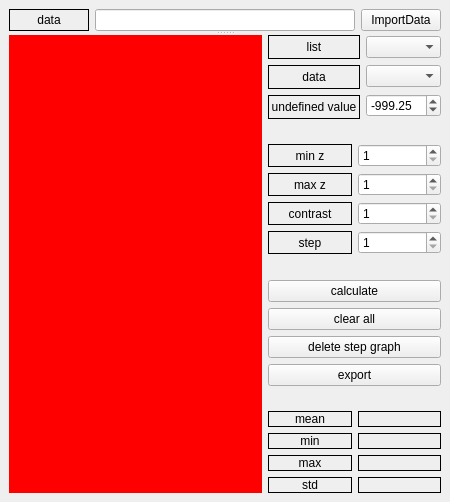
<?xml version="1.0" encoding="UTF-8"?>
<ui version="4.0">
 <class>MainWindow</class>
 <widget class="QMainWindow" name="MainWindow">
  <property name="geometry">
   <rect>
    <x>0</x>
    <y>0</y>
    <width>450</width>
    <height>502</height>
   </rect>
  </property>
  <property name="minimumSize">
   <size>
    <width>450</width>
    <height>500</height>
   </size>
  </property>
  <property name="windowTitle">
   <string>PracticePythonWindow</string>
  </property>
  <widget class="QWidget" name="centralwidget">
   <property name="styleSheet">
    <string notr="true"/>
   </property>
   <layout class="QGridLayout" name="gridLayout_4">
    <item row="0" column="0">
     <widget class="QSplitter" name="splitter">
      <property name="orientation">
       <enum>Qt::Orientation::Vertical</enum>
      </property>
      <widget class="QWidget" name="horizontalLayoutWidget_3">
       <layout class="QHBoxLayout" name="horizontalLayout_3">
        <item>
         <widget class="QLabel" name="label">
          <property name="minimumSize">
           <size>
            <width>80</width>
            <height>11</height>
           </size>
          </property>
          <property name="frameShape">
           <enum>QFrame::Shape::Box</enum>
          </property>
          <property name="text">
           <string>data</string>
          </property>
          <property name="alignment">
           <set>Qt::AlignmentFlag::AlignCenter</set>
          </property>
         </widget>
        </item>
        <item>
         <widget class="QLineEdit" name="lineEdit_data"/>
        </item>
        <item>
         <widget class="QPushButton" name="PB_Import_Data">
          <property name="text">
           <string>ImportData</string>
          </property>
         </widget>
        </item>
       </layout>
      </widget>
      <widget class="QWidget" name="horizontalLayoutWidget_4">
       <layout class="QHBoxLayout" name="horizontalLayout_4" stretch="3,1">
        <item>
         <widget class="QWidget" name="widget" native="true">
          <property name="minimumSize">
           <size>
            <width>212</width>
            <height>450</height>
           </size>
          </property>
          <property name="styleSheet">
           <string notr="true">background-color:red;</string>
          </property>
         </widget>
        </item>
        <item>
         <layout class="QVBoxLayout" name="verticalLayout_8">
          <property name="spacing">
           <number>6</number>
          </property>
          <property name="sizeConstraint">
           <enum>QLayout::SizeConstraint::SetMinimumSize</enum>
          </property>
          <item>
           <layout class="QHBoxLayout" name="horizontalLayout_5">
            <item>
             <layout class="QVBoxLayout" name="verticalLayout_10">
              <item>
               <widget class="QLabel" name="LB_list">
                <property name="minimumSize">
                 <size>
                  <width>92</width>
                  <height>24</height>
                 </size>
                </property>
                <property name="frameShape">
                 <enum>QFrame::Shape::Box</enum>
                </property>
                <property name="text">
                 <string>list</string>
                </property>
                <property name="alignment">
                 <set>Qt::AlignmentFlag::AlignCenter</set>
                </property>
               </widget>
              </item>
              <item>
               <widget class="QLabel" name="LB_data">
                <property name="minimumSize">
                 <size>
                  <width>92</width>
                  <height>24</height>
                 </size>
                </property>
                <property name="frameShape">
                 <enum>QFrame::Shape::Box</enum>
                </property>
                <property name="text">
                 <string>data</string>
                </property>
                <property name="alignment">
                 <set>Qt::AlignmentFlag::AlignCenter</set>
                </property>
               </widget>
              </item>
              <item>
               <widget class="QLabel" name="LB_undef_val">
                <property name="minimumSize">
                 <size>
                  <width>92</width>
                  <height>24</height>
                 </size>
                </property>
                <property name="frameShape">
                 <enum>QFrame::Shape::Box</enum>
                </property>
                <property name="text">
                 <string>undefined value</string>
                </property>
                <property name="alignment">
                 <set>Qt::AlignmentFlag::AlignCenter</set>
                </property>
               </widget>
              </item>
             </layout>
            </item>
            <item>
             <layout class="QVBoxLayout" name="verticalLayout_2">
              <item>
               <widget class="QComboBox" name="CB_list_choose"/>
              </item>
              <item>
               <widget class="QComboBox" name="CB_data_choose"/>
              </item>
              <item>
               <widget class="QDoubleSpinBox" name="doubleSpinBox_2">
                <property name="minimum">
                 <double>-1000.000000000000000</double>
                </property>
                <property name="maximum">
                 <double>1000.000000000000000</double>
                </property>
                <property name="value">
                 <double>-999.250000000000000</double>
                </property>
               </widget>
              </item>
             </layout>
            </item>
           </layout>
          </item>
          <item>
           <spacer name="verticalSpacer_3">
            <property name="orientation">
             <enum>Qt::Orientation::Vertical</enum>
            </property>
            <property name="sizeHint" stdset="0">
             <size>
              <width>20</width>
              <height>40</height>
             </size>
            </property>
           </spacer>
          </item>
          <item>
           <layout class="QHBoxLayout" name="horizontalLayout_2">
            <item>
             <layout class="QVBoxLayout" name="verticalLayout_5">
              <item>
               <widget class="QLabel" name="LB_MinZ">
                <property name="frameShape">
                 <enum>QFrame::Shape::Box</enum>
                </property>
                <property name="text">
                 <string>min z</string>
                </property>
                <property name="alignment">
                 <set>Qt::AlignmentFlag::AlignCenter</set>
                </property>
               </widget>
              </item>
              <item>
               <widget class="QLabel" name="LB_MaxZ">
                <property name="frameShape">
                 <enum>QFrame::Shape::Box</enum>
                </property>
                <property name="text">
                 <string>max z</string>
                </property>
                <property name="alignment">
                 <set>Qt::AlignmentFlag::AlignCenter</set>
                </property>
               </widget>
              </item>
              <item>
               <widget class="QLabel" name="LB_contrast">
                <property name="frameShape">
                 <enum>QFrame::Shape::Box</enum>
                </property>
                <property name="text">
                 <string>contrast</string>
                </property>
                <property name="alignment">
                 <set>Qt::AlignmentFlag::AlignCenter</set>
                </property>
               </widget>
              </item>
              <item>
               <widget class="QLabel" name="LB_Step">
                <property name="frameShape">
                 <enum>QFrame::Shape::Box</enum>
                </property>
                <property name="text">
                 <string>step</string>
                </property>
                <property name="alignment">
                 <set>Qt::AlignmentFlag::AlignCenter</set>
                </property>
               </widget>
              </item>
             </layout>
            </item>
            <item>
             <layout class="QVBoxLayout" name="verticalLayout_6">
              <item>
               <widget class="QSpinBox" name="SB_Min_Z">
                <property name="minimum">
                 <number>1</number>
                </property>
                <property name="maximum">
                 <number>100000</number>
                </property>
               </widget>
              </item>
              <item>
               <widget class="QSpinBox" name="SB_Max_Z">
                <property name="minimum">
                 <number>1</number>
                </property>
                <property name="maximum">
                 <number>100000</number>
                </property>
               </widget>
              </item>
              <item>
               <widget class="QSpinBox" name="SB_Contrast">
                <property name="minimum">
                 <number>1</number>
                </property>
                <property name="maximum">
                 <number>100000</number>
                </property>
               </widget>
              </item>
              <item>
               <widget class="QSpinBox" name="SB_Step">
                <property name="minimum">
                 <number>1</number>
                </property>
                <property name="maximum">
                 <number>100000</number>
                </property>
               </widget>
              </item>
             </layout>
            </item>
           </layout>
          </item>
          <item>
           <spacer name="verticalSpacer_2">
            <property name="orientation">
             <enum>Qt::Orientation::Vertical</enum>
            </property>
            <property name="sizeHint" stdset="0">
             <size>
              <width>20</width>
              <height>40</height>
             </size>
            </property>
           </spacer>
          </item>
          <item>
           <layout class="QVBoxLayout" name="verticalLayout_7">
            <item>
             <layout class="QVBoxLayout" name="verticalLayout_11">
              <item>
               <widget class="QPushButton" name="PB_Calculate">
                <property name="text">
                 <string>calculate</string>
                </property>
               </widget>
              </item>
              <item>
               <widget class="QPushButton" name="PB_clear_all">
                <property name="text">
                 <string>clear all</string>
                </property>
               </widget>
              </item>
              <item>
               <widget class="QPushButton" name="PB_delete_step_graph">
                <property name="text">
                 <string>delete step graph</string>
                </property>
               </widget>
              </item>
              <item>
               <widget class="QPushButton" name="PB_Export">
                <property name="text">
                 <string>export</string>
                </property>
               </widget>
              </item>
              <item>
               <spacer name="verticalSpacer">
                <property name="orientation">
                 <enum>Qt::Orientation::Vertical</enum>
                </property>
                <property name="sizeHint" stdset="0">
                 <size>
                  <width>20</width>
                  <height>40</height>
                 </size>
                </property>
               </spacer>
              </item>
             </layout>
            </item>
            <item>
             <layout class="QHBoxLayout" name="horizontalLayout">
              <item>
               <layout class="QVBoxLayout" name="verticalLayout_3">
                <item>
                 <widget class="QLabel" name="LB_Mean">
                  <property name="frameShape">
                   <enum>QFrame::Shape::Box</enum>
                  </property>
                  <property name="text">
                   <string>mean</string>
                  </property>
                  <property name="alignment">
                   <set>Qt::AlignmentFlag::AlignCenter</set>
                  </property>
                 </widget>
                </item>
                <item>
                 <widget class="QLabel" name="LB_Min">
                  <property name="frameShape">
                   <enum>QFrame::Shape::Box</enum>
                  </property>
                  <property name="text">
                   <string>min</string>
                  </property>
                  <property name="alignment">
                   <set>Qt::AlignmentFlag::AlignCenter</set>
                  </property>
                 </widget>
                </item>
                <item>
                 <widget class="QLabel" name="LB_Max">
                  <property name="frameShape">
                   <enum>QFrame::Shape::Box</enum>
                  </property>
                  <property name="text">
                   <string>max</string>
                  </property>
                  <property name="alignment">
                   <set>Qt::AlignmentFlag::AlignCenter</set>
                  </property>
                 </widget>
                </item>
                <item>
                 <widget class="QLabel" name="LB_Std">
                  <property name="frameShape">
                   <enum>QFrame::Shape::Box</enum>
                  </property>
                  <property name="text">
                   <string>std</string>
                  </property>
                  <property name="alignment">
                   <set>Qt::AlignmentFlag::AlignCenter</set>
                  </property>
                 </widget>
                </item>
               </layout>
              </item>
              <item>
               <layout class="QVBoxLayout" name="verticalLayout_4">
                <item>
                 <widget class="QLabel" name="LB_Mean_Val">
                  <property name="frameShape">
                   <enum>QFrame::Shape::Box</enum>
                  </property>
                  <property name="text">
                   <string/>
                  </property>
                  <property name="alignment">
                   <set>Qt::AlignmentFlag::AlignCenter</set>
                  </property>
                 </widget>
                </item>
                <item>
                 <widget class="QLabel" name="LB_Min_Val">
                  <property name="frameShape">
                   <enum>QFrame::Shape::Box</enum>
                  </property>
                  <property name="text">
                   <string/>
                  </property>
                  <property name="alignment">
                   <set>Qt::AlignmentFlag::AlignCenter</set>
                  </property>
                 </widget>
                </item>
                <item>
                 <widget class="QLabel" name="LB_Max_Val">
                  <property name="frameShape">
                   <enum>QFrame::Shape::Box</enum>
                  </property>
                  <property name="text">
                   <string/>
                  </property>
                  <property name="alignment">
                   <set>Qt::AlignmentFlag::AlignCenter</set>
                  </property>
                 </widget>
                </item>
                <item>
                 <widget class="QLabel" name="LB_Std_Val">
                  <property name="frameShape">
                   <enum>QFrame::Shape::Box</enum>
                  </property>
                  <property name="text">
                   <string/>
                  </property>
                  <property name="alignment">
                   <set>Qt::AlignmentFlag::AlignCenter</set>
                  </property>
                 </widget>
                </item>
               </layout>
              </item>
             </layout>
            </item>
           </layout>
          </item>
         </layout>
        </item>
       </layout>
      </widget>
     </widget>
    </item>
   </layout>
  </widget>
 </widget>
 <resources/>
 <connections/>
</ui>
